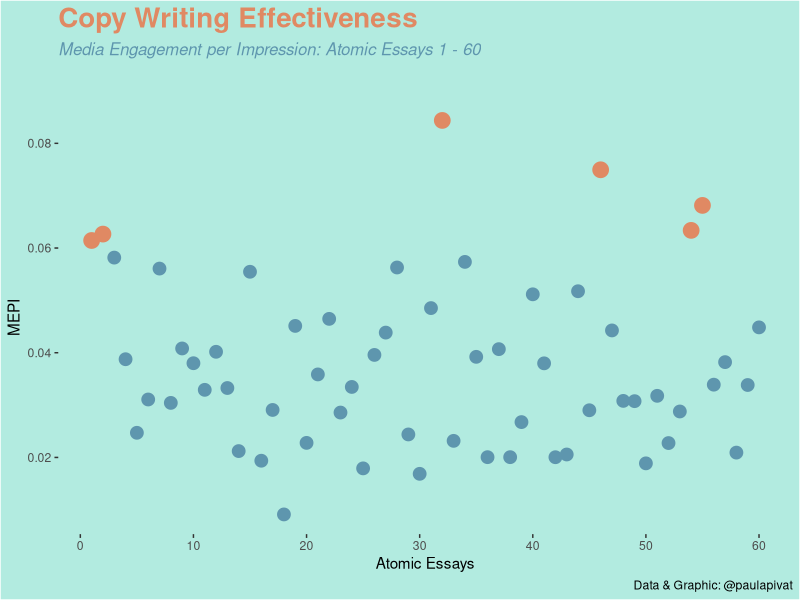
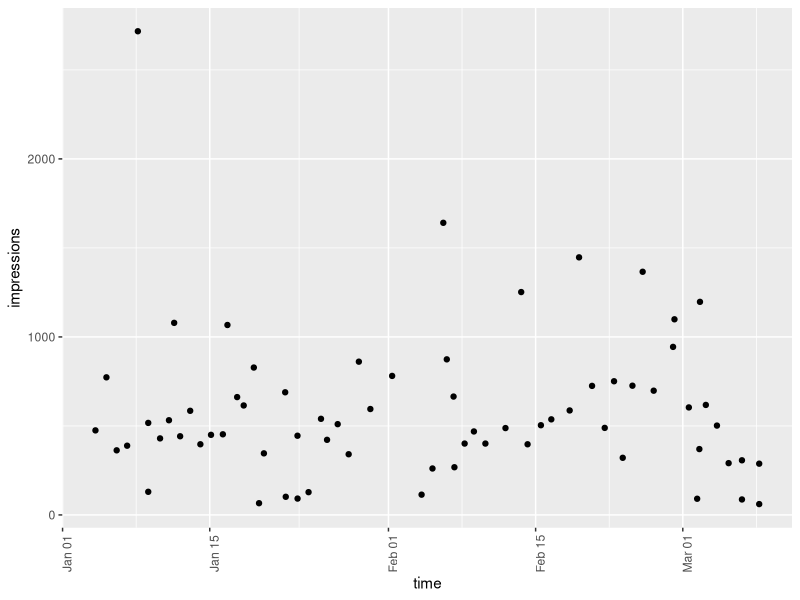
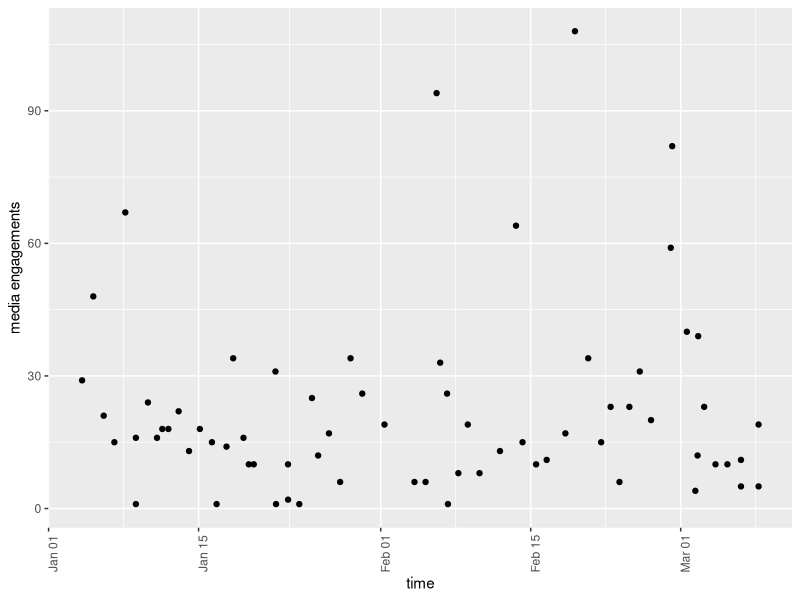
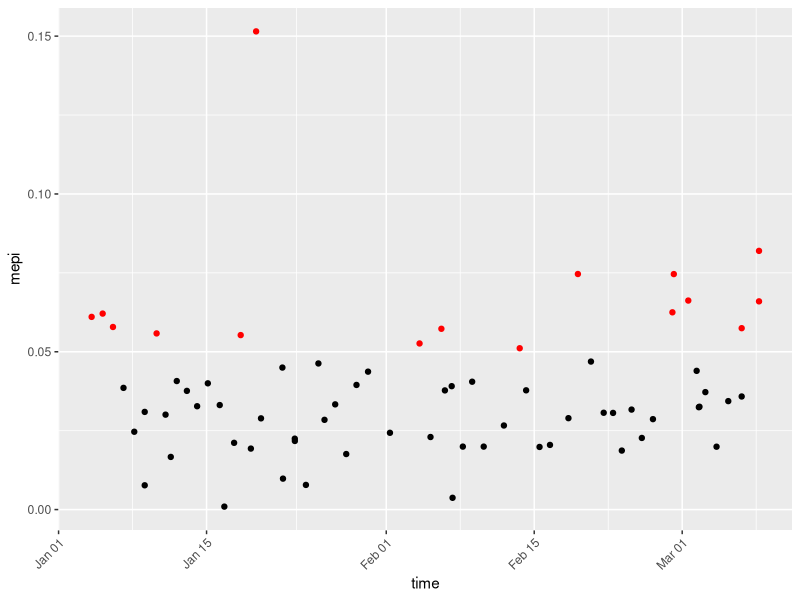
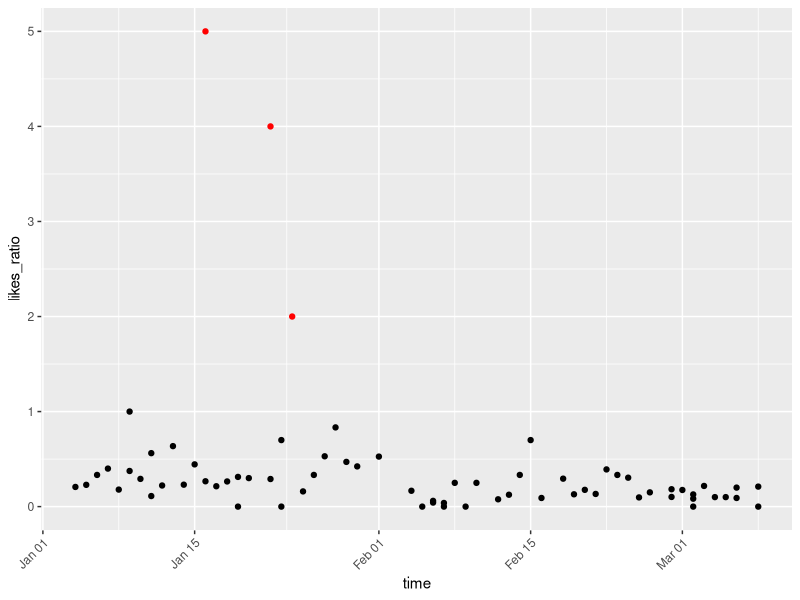

Recreate these plots in R, in order.
library(tidyverse)
library(lubridate)

# NOTE: The purpose is to analyze Copy writing (lead-in Tweets) & Atomic Essay (writing)
# Copy writing effectiveness = Media Engagement per Impression (How many people click your essay because of your tweet)
# Essay writing effectiveness = Likes per Media Engagement (After they read your essay, how many clicked like?)


# Data: Manual Data Collection Day 1 - Day 60
df <- readxl::read_xlsx("./data/data_driven_writing.xlsx")

# Plot Data that was Manually Collected
# Compare visual plot to Excel's Point and Click

df %>%
    ggplot(aes(x = Day, y = `mepi - copy writing`)) +
    geom_point(color = ifelse(df$`mepi - copy writing` > 0.059, '#E08963', '#5E96AE'),
               size = ifelse(df$`mepi - copy writing` > 0.059, 5, 4)) +
    theme(
        panel.grid.major = element_blank(),
        panel.grid.minor = element_blank(),
        panel.background = element_rect(fill = "#B2EBE0"),
        plot.background = element_rect(fill = "#B2EBE0"),
        plot.title = element_text(colour = "#E08963", size = 20, face = "bold"),
        plot.subtitle = element_text(colour = "#5E96AE", size = 12, face = "italic", margin = margin(0,0,30,0))
    ) +
    scale_x_continuous(breaks = seq(0, 60, by = 10)) +
    labs(
        title = "Copy Writing Effectiveness",
        subtitle = "Media Engagement per Impression: Atomic Essays 1 - 60",
        y = "MEPI",
        x = "Atomic Essays",
        caption = "Data & Graphic: @paulapivat"
    )




# Data: January to March
jan <- read_csv("./data/tweet_activity_jan.csv")
feb <- read_csv("./data/tweet_activity_feb.csv")
mar <- read_csv("./data/tweet_activity_mar.csv")


# no need to compare time, just rbind
rbind(mar, feb, jan) %>% View()

df2 <- rbind(mar, feb, jan)

# select most relevant variables
df3 <- df2 %>%
    select(time, `Tweet text`,impressions, `media engagements`, likes) %>%
    mutate(
        mepi = `media engagements`/impressions,
        likes_ratio = likes/`media engagements`
    ) %>%
    arrange(desc(`media engagements`)) %>%
    # filter out all tweets with 0 media engagement 
    filter(`media engagements` > 0) %>% 
    # filter out tweets that begin with a number (1/ or 2/ or 3/) - these are threads
    filter(!grepl("^[0-9]", `Tweet text`)) %>%
    # filter out tweets with 'Day' - none of my atomic essays have the word Day in it
    filter(!grepl("Day", `Tweet text`)) %>%
    # filter out tweets with "@" 
    filter(!grepl("@", `Tweet text`)) %>%
    filter(!grepl("Step", `Tweet text`)) %>% 
    filter(!grepl("#TidyTuesday", `Tweet text`)) %>%
    filter(!grepl("#Rstats", `Tweet text`)) %>% 
    filter(!grepl("Link", `Tweet text`)) %>%
    arrange(time)


# Visualize Impressions
df3 %>%
    ggplot(aes(x = time, y = impressions)) +
    geom_point() +
    theme(
        axis.text.x = element_text(angle = 90)
    )

# Visualize Media Engagements
df3 %>%
    ggplot(aes(x = time, y = `media engagements`)) +
    geom_point() +
    theme(
        axis.text.x = element_text(angle = 90)
    ) 

# Visualize MEPI
df3 %>%
    ggplot(aes(x = time, y = mepi)) +
    geom_point(color = ifelse(df3$mepi > 0.05, 'red', 'black')) +
    theme(
        axis.text.x = element_text(angle = 45, hjust = 1)
    )
    
# Visualize Likes Ratio 
library(lubridate)

df3 %>%
    mutate(
        time = as.Date(time)
    ) %>%
    ggplot(aes(x = time, y = likes_ratio)) +
    geom_point(color = ifelse(df3$likes_ratio > 1, 'red', 'black')) +
    theme(
        axis.text.x = element_text(angle = 45, hjust = 1)
    )
    